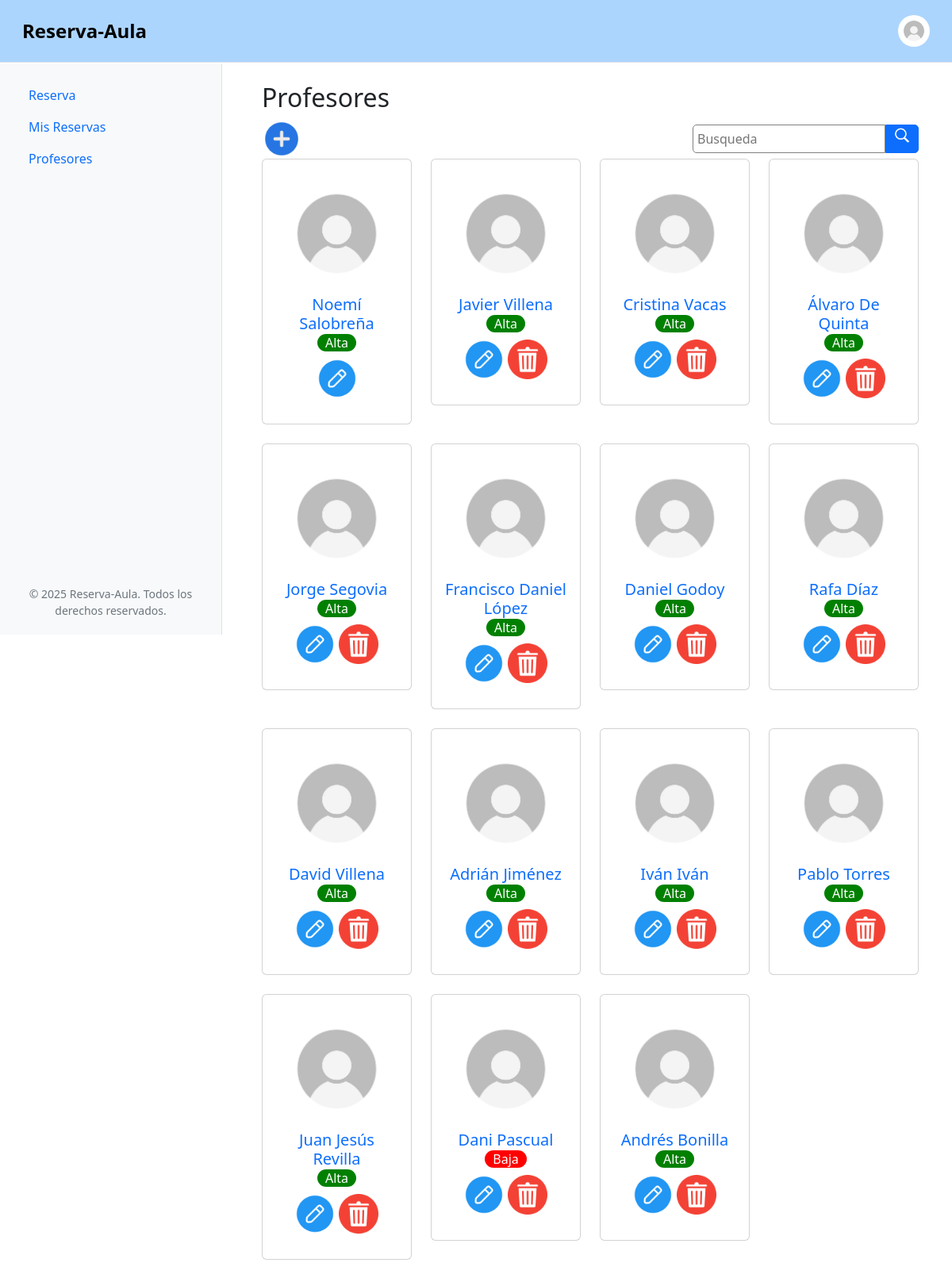
The app's page /profesores.php (signed in) with its own data.
### tables this page shows
CREATE TABLE Profesores (
    IdProfesor INT AUTO_INCREMENT,
    Nombre VARCHAR(50) NOT NULL,
    Apellidos VARCHAR(50) NOT NULL,
    Email VARCHAR(50) UNIQUE NOT NULL,
    Passwd VARCHAR(255) NOT NULL,
    EsAdmin BOOLEAN NOT NULL DEFAULT FALSE,
    EsAlta BOOLEAN NOT NULL DEFAULT TRUE,
    ImgPerfilURL VARCHAR(255),
    PRIMARY KEY (IdProfesor)
);

### src/includes/funciones.php (called while the page is built, shortened)
<?php
function obtenerProfesores($conexion)
{
    $consulta = "SELECT * FROM Profesores;";
    $resultado = mysqli_query($conexion, $consulta);
    $profesores = array();
    if ($resultado && mysqli_num_rows($resultado) >= 1) {
        while ($fila = mysqli_fetch_assoc($resultado)) {
            $profesores[] = $fila;
        }
    }
    return $profesores;
}

### src/profesores.php (the view, shortened to what this page needs)
<?php
require_once './includes/header.php';
?>
<h2>Profesores</h2>
<div class="d-flex align-items-center justify-content-between">
    <a href="crear-profesor.php"><img src="./assets/img/add.png" alt="Crear profesor" width="50"></a>
    <div id="buscador">
        <form class="buscador d-flex" action=./busqueda.php method="POST">
            <input class="buscador" type="text" name="buscador" placeholder="Busqueda" required>
            <button type="submit" class="btn btn-primary buscador" class="d-flex"><img class="icon-search" src="./assets/img/search.png" alt="Buscador" width="20px"></button>
        </form>
    </div>
</div>
<div class="row row-cols-2 row-cols-md-3 row-cols-xl-4 g-4">
    <?php
    $profesores = obtenerProfesores($db);
    $estado = ["baja","alta"];
    foreach ($profesores as $profesor) { ?>
        <div class="col-md-4">
            <a href="#" class="text-decoration-none">
                <div class="card p-3">
                    <img src="<?= $profesor['ImgPerfilURL'] ?>" class="card-img-top" alt="Imagen de <?= htmlspecialchars($profesor['Nombre']) ?>"
                        data-bs-toggle="modal" data-bs-target="#modalImagen" data-bs-src="imagen.avif" />
                    <h5 class="card-title m-0"><?= htmlspecialchars($profesor['Nombre']) . ' ' . htmlspecialchars($profesor['Apellidos']) ?></h5>
                    <span class="<?= $estado[$profesor['EsAlta']] ?>"><?= ucfirst($estado[$profesor['EsAlta']]) ?></span>
                    <p class="text-muted mt-2">
                        <a href="editar-profesor.php?id=<?= $profesor['IdProfesor'] ?>"><img src="./assets/img/editar.png" alt="Editar profesor" width="50"></a>
                        <?php
                        if ($profesor['EsAdmin'] != 1) {
                            echo "<a href='acciones/borrar-profesor.php?id=" . $profesor['IdProfesor'] . "' class='deleteProf'><img src='./assets/img/borrar.png' alt='Eliminar profesor' width='50'></a>";
                        }
                        ?>
                    </p>
                </div>
            </a>
        </div>
    <?php } ?>
</div>
<?php require_once 'includes/footer.php'; ?>

### src/includes/header.php (shortened to what this page needs)
<?php
require_once 'funciones.php';
?>
<!DOCTYPE html>
<html lang="es">
<head>
    <link href="https://cdn.jsdelivr.net/npm/bootstrap@5.3.3/dist/css/bootstrap.min.css" rel="stylesheet">
    <link rel="stylesheet" href="https://cdnjs.cloudflare.com/ajax/libs/font-awesome/4.7.0/css/font-awesome.min.css">
    <link rel="stylesheet" href="assets/css/style.css">
</head>
<body>
    <div>
        <header class="navbar navbar-expand-lg border-bottom">
            <div class="container-fluid">
                <a class="navbar-brand fw-bold fs-4" href="./index.php">Reserva-Aula</a>
                <div class="dropdown ms-auto">
                    <a href="#" class="d-block text-decoration-none " data-bs-toggle="dropdown">
                        <img src="<?= $_SESSION['profesor']['ImgPerfilURL'] ?>" alt="Perfil" width="40" height="40" class="rounded-circle">
                    </a>
                </div>
            </div>
        </header>
        <div class="sidebar-lg d-none d-lg-flex flex-column">
            <ul class="nav nav-pills flex-column">
                <li class="nav-item"><a class="nav-link" href="./index.php">Reserva</a></li>
                <li class="nav-item"><a class="nav-link" href="./mis-reservas.php">Mis Reservas</a></li>
                <?php if($_SESSION["profesor"]["EsAdmin"] == 1) echo "<li class='nav-item'><a class='nav-link' href='./profesores.php'>Profesores</a></li>" ?>
            </ul>
            <div class="sidebar-footer">
                © 2025 Reserva-Aula. Todos los derechos reservados.
            </div>
        </div>
        <div class="container mt-5 pt-4 content-lg">

### src/includes/footer.php (shortened to what this page needs)
        </div>
    </div>
</body>
</html>

### src/assets/css/style.css (style rules this page uses)
.container { margin-top: 80px !important; padding-bottom: 50px; }
.navbar { background: rgb(172 213 254); position: fixed; top: 0; left: 0; right: 0; width: 100%; z-index: 1000; padding: 1rem !important; }
.sidebar-lg { width: 280px; height: 90vh; position: fixed; top: 80px; left: 0; z-index: 900; background-color: #f8f9fa; padding: 20px; border-right: 1px solid #dee2e6; display: flex; flex-direction: column; justify-content: space-between; box-sizing: border-box; }
.sidebar-lg .nav { margin-bottom: 1rem; }
.sidebar-lg .sidebar-footer { text-align: center; color: #6c757d; font-size: 0.875rem; }
.content-lg { padding-left: 300px; box-sizing: border-box; }
.card { text-align: center; }
.alta { background: green; border-radius: 20px; padding: 0 10px; color: white; }
.baja { background: red; border-radius: 20px; padding: 0 10px; color: white; }
input.buscador { padding: 5px; border: solid 1px gray; border-radius: 5px 0px 0 5px; }
button.buscador { padding: 2px 10px; display: flex; border-radius: 0 5px 5px 0; }
.icon-search { object-fit: contain; }

### records on screen
profesores: ImgPerfilURL (picture), Nombre "Noemí", Apellidos "Salobreña", EsAlta "Alta"
profesores: ImgPerfilURL (picture), Nombre "Javier", Apellidos "Villena", EsAlta "Alta", EsAdmin 0 (drawn)
profesores: ImgPerfilURL (picture), Nombre "Cristina", Apellidos "Vacas", EsAlta "Alta", EsAdmin 0 (drawn)
profesores: ImgPerfilURL (picture), Nombre "Álvaro", Apellidos "De Quinta", EsAlta "Alta", EsAdmin 0 (drawn)
profesores: ImgPerfilURL (picture), Nombre "Jorge", Apellidos "Segovia", EsAlta "Alta", EsAdmin 0 (drawn)
profesores: ImgPerfilURL (picture), Nombre "Francisco Daniel", Apellidos "López", EsAlta "Alta", EsAdmin 0 (drawn)
profesores: ImgPerfilURL (picture), Nombre "Daniel", Apellidos "Godoy", EsAlta "Alta", EsAdmin 0 (drawn)
profesores: ImgPerfilURL (picture), Nombre "Rafa", Apellidos "Díaz", EsAlta "Alta", EsAdmin 0 (drawn)
profesores: ImgPerfilURL (picture), Nombre "David", Apellidos "Villena", EsAlta "Alta", EsAdmin 0 (drawn)
profesores: ImgPerfilURL (picture), Nombre "Adrián", Apellidos "Jiménez", EsAlta "Alta", EsAdmin 0 (drawn)
profesores: ImgPerfilURL (picture), Nombre "Iván", Apellidos "Iván", EsAlta "Alta", EsAdmin 0 (drawn)
profesores: ImgPerfilURL (picture), Nombre "Pablo", Apellidos "Torres", EsAlta "Alta", EsAdmin 0 (drawn)
profesores: ImgPerfilURL (picture), Nombre "Juan Jesús", Apellidos "Revilla", EsAlta "Alta", EsAdmin 0 (drawn)
profesores: ImgPerfilURL (picture), Nombre "Dani", Apellidos "Pascual", EsAlta "Baja", EsAdmin 0 (drawn)
profesores: ImgPerfilURL (picture), Nombre "Andrés", Apellidos "Bonilla", EsAlta "Alta", EsAdmin 0 (drawn)
